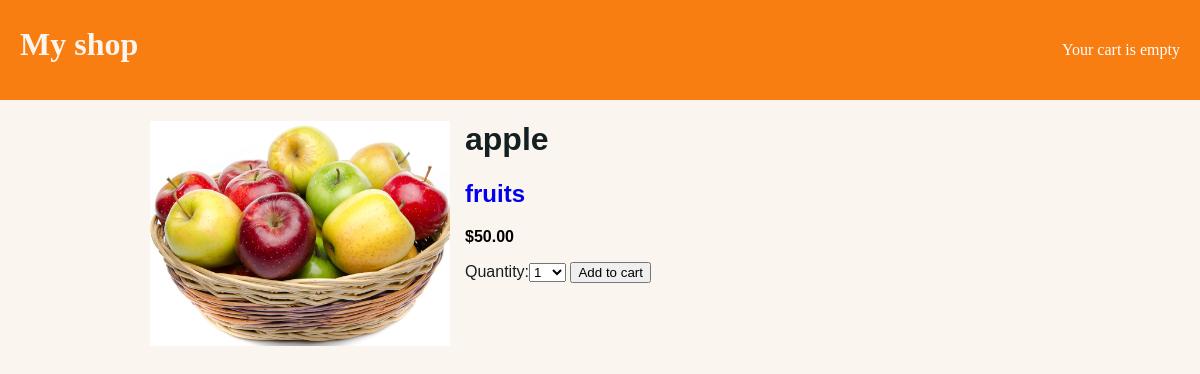
The app's page /2/apple/ with its own data.
### shop/models.py (models this page shows, shortened)
class Product(models.Model):
	category 	= models.ForeignKey(Category,related_name='product',on_delete=models.CASCADE)
	name 		= models.CharField(max_length=200,db_index=True)
	slug 		= models.SlugField(max_length=200,db_index=True)
	Image 		= models.ImageField(blank=True)
	description = models.TextField(blank=True)
	price 		= models.DecimalField(max_digits=10,decimal_places=2)
	stock 		= models.PositiveIntegerField()
	available 	= models.BooleanField(default=True)
	created 	= models.DateTimeField(auto_now_add=True)
	updated 	= models.DateTimeField(auto_now=True)
	class Meta:
		ordering = ('-created',)
		index_together = (('id','slug'),)
		verbose_name = "Product"
		verbose_name_plural = "Products"

class Category(models.Model):
	name = models.CharField(max_length=200,db_index=True)
	slug = models.SlugField(max_length=200,db_index=True,unique=True)
	class Meta:
		ordering = ('name',)
		verbose_name = "Category"
		verbose_name_plural = "Categorys"
	def __str__(self):
		return self.name
	def get_absolute_url(self):
		return reverse('shop:product_list_category',args=[self.slug])

### shop/views.py (the view)
# urls.py: re_path('^(?P<id>\d+)/(?P<slug>[-\w]+)/$',views.product_detail,name='product_detail'),
def product_detail(request,id,slug):
    product = get_object_or_404(Product,id=id,slug=slug,available=True)
    cart_product_form = CartAddProductForm()
    context = {
		'product':product,
        'cart_product_form' :cart_product_form
	}
    return render(request,'shop/product/deatil.html',context)

### cart/forms.py
class CartAddProductForm(forms.Form):
    quantity = forms.TypedChoiceField(choices=PRODUCT_QUANTITY_CHOICES,coerce=int)
    update = forms.BooleanField(required=False,initial=False,widget=forms.HiddenInput)

### cart/cart.py (called while the page is built)
    def __len__(self):
        return sum(item['quantity'] for item in self.cart.values())

### cart/context_processors.py (called while the page is built)
def cart(request):
    return {'cart':Cart(request)}

### shop/templates/shop/product/deatil.html (shortened to what this page needs)
{% extends "base.html" %}
{% load static %}
{% block content %}
	<div class="product-detail">
		<img src="
			{% if product.Image %}
				{{product.Image.url}}
			{% else %}
				{% static 'img/default.png' %}
			{% endif %}"
		width=300px>
		<h1>{{product.name}}</h1>
		<h2><a href="{{product.category.get_absolute_url}}">{{product.category}}</a></h2>
		<p class="price">${{product.price}}</p>
		<form method="post" action="{% url 'cart:cart_add' product.id %}">
			{{cart_product_form}}
			<input type="submit" value="Add to cart">
		</form>
	</div>
{% endblock content %}

### shop/static/css/style.css (style rules this page uses)
body { background: #FBF5EF; padding:0; margin:0 auto; color: #f87e12; }
.product-detail { font-family: arial; color:#141F21; }
.product-detail img { width:25%; float:left; margin-right:15px; margin-left:150px; }
.product-detail a { text-decoration: none; }
.product-detail .price { font-weight: bold;color:#000; }

### records on screen
Product: Image (picture), name "apple", category "fruits", price "50.00"
